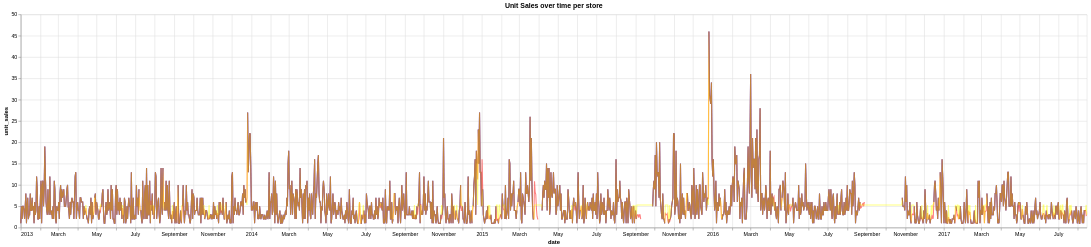

Source (notebook cell):
### Code cell
# Overlay the two charts
combined_chart = chart1 + chart2 + chart5
combined_chart

### Figure 1 — Vega specification as saved in the notebook (floating-point values rounded to 4 significant figures; data arrays with more than 128 entries replaced by an {"elided": "..."} marker saying what was removed)
{"$schema": "https://vega.github.io/schema/vega/v5.json", "data": [{"name": "source_0", "values": {"elided": "1688 records"}, "transform": [{"type": "formula", "expr": "toDate(datum['date'])", "as": "date"}]}, {"name": "source_1", "values": {"elided": "1688 records"}, "transform": [{"type": "formula", "expr": "toDate(datum['date'])", "as": "date"}]}, {"name": "source_2", "values": {"elided": "1688 records"}, "transform": [{"type": "formula", "expr": "toDate(datum['date'])", "as": "date"}]}], "marks": [{"type": "line", "name": "layer_0_marks", "from": {"data": "source_0"}, "sort": {"field": "datum[\"date\"]"}, "encode": {"update": {"opacity": {"value": 1}, "defined": {"signal": "isValid(datum[\"date\"]) && isFinite(+datum[\"date\"]) && isValid(datum[\"unit_sales\"]) && isFinite(+datum[\"unit_sales\"])"}, "stroke": {"value": "blue"}, "y": {"field": "unit_sales", "scale": "y"}, "x": {"field": "date", "scale": "x"}}}, "style": ["line"]}, {"type": "line", "name": "layer_1_marks", "from": {"data": "source_1"}, "sort": {"field": "datum[\"date\"]"}, "encode": {"update": {"y": {"field": "unit_sales", "scale": "y"}, "stroke": {"value": "red"}, "opacity": {"value": 0.5}, "x": {"field": "date", "scale": "x"}, "defined": {"signal": "isValid(datum[\"date\"]) && isFinite(+datum[\"date\"]) && isValid(datum[\"unit_sales\"]) && isFinite(+datum[\"unit_sales\"])"}}}, "style": ["line"]}, {"type": "line", "name": "layer_2_marks", "from": {"data": "source_2"}, "sort": {"field": "datum[\"date\"]"}, "encode": {"update": {"defined": {"signal": "isValid(datum[\"date\"]) && isFinite(+datum[\"date\"]) && isValid(datum[\"unit_sales\"]) && isFinite(+datum[\"unit_sales\"])"}, "stroke": {"value": "yellow"}, "opacity": {"value": 0.5}, "x": {"field": "date", "scale": "x"}, "y": {"field": "unit_sales", "scale": "y"}}}, "style": ["line"]}], "scales": [{"name": "x", "type": "time", "domain": {"fields": [{"data": "source_0", "field": "date"}, {"data": "source_1", "field": "date"}, {"data": "source_2", "field": "date"}]}, "range": [0, {"signal": "width"}]}, {"name": "y", "type": "linear", "domain": {"fields": [{"data": "source_0", "field": "unit_sales"}, {"data": "source_1", "field": "unit_sales"}, {"data": "source_2", "field": "unit_sales"}]}, "range": [{"signal": "height"}, 0], "nice": true, "zero": true}], "axes": [{"scale": "x", "maxExtent": 0, "zindex": 0, "domain": false, "minExtent": 0, "gridScale": "y", "labels": false, "ticks": false, "orient": "bottom", "grid": true, "aria": false, "tickCount": {"signal": "ceil(width/40)"}}, {"scale": "y", "gridScale": "x", "tickCount": {"signal": "ceil(height/40)"}, "maxExtent": 0, "labels": false, "aria": false, "ticks": false, "minExtent": 0, "zindex": 0, "orient": "left", "grid": true, "domain": false}, {"scale": "x", "grid": false, "orient": "bottom", "labelOverlap": true, "tickCount": {"signal": "ceil(width/40)"}, "title": "date", "labelFlush": true, "zindex": 0}, {"scale": "y", "tickCount": {"signal": "ceil(height/40)"}, "zindex": 0, "title": "unit_sales", "labelOverlap": true, "orient": "left", "grid": false}], "title": {"text": "Unit Sales over time per store", "frame": "group"}, "width": 8000, "padding": 5, "height": 400, "background": "white", "style": "cell"}
